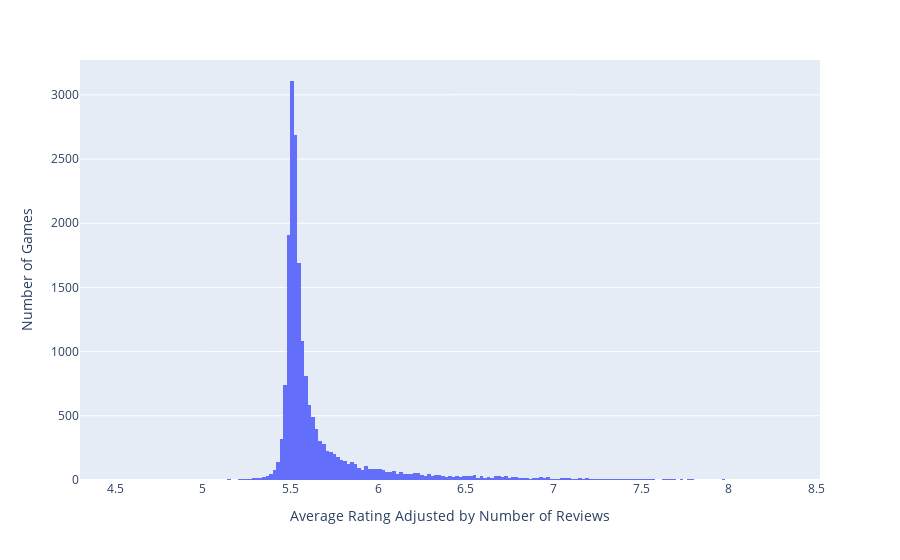

Source (notebook cell):
### Markdown cell above
BGG also provides an 'adjusted' rating based on the number of ratings a board game has overall. You can read more [here](https://boardgamegeek.com/wiki/page/ratings)

### Code cell
fig = px.histogram(modern_boardgames_df, x= 'BayesAvgRating')

fig.update_layout(
    xaxis_title_text='Average Rating Adjusted by Number of Reviews', # xaxis label
    yaxis_title_text='Number of Games', # yaxis label
)

fig.show()

### Figure 1 — Plotly figure (JSON) as saved in the notebook; plotly's stock layout.template omitted (floating-point values rounded to 4 significant figures; data arrays with more than 128 entries replaced by an {"elided": "..."} marker saying what was removed)
{"data": [{"alignmentgroup": "True", "bingroup": "x", "hovertemplate": "BayesAvgRating=%{x}<br>count=%{y}<extra></extra>", "legendgroup": "", "marker": {"color": "#636efa", "pattern": {"shape": ""}}, "name": "", "offsetgroup": "", "orientation": "v", "showlegend": false, "type": "histogram", "x": {"elided": "18920 float values"}, "xaxis": "x", "yaxis": "y"}], "layout": {"barmode": "relative", "legend": {"tracegroupgap": 0}, "margin": {"t": 60}, "xaxis": {"anchor": "y", "domain": [0, 1], "title": {"text": "Average Rating Adjusted by Number of Reviews"}}, "yaxis": {"anchor": "x", "domain": [0, 1], "title": {"text": "Number of Games"}}}}
